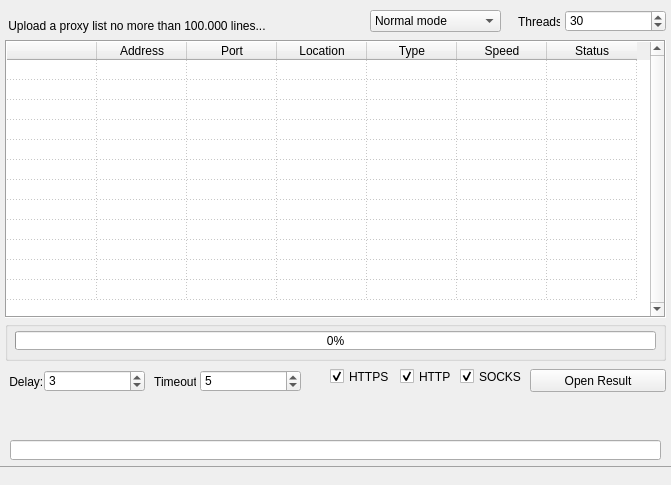
<?xml version="1.0" encoding="UTF-8"?>
<ui version="4.0">
 <class>MainWindow</class>
 <widget class="QMainWindow" name="MainWindow">
  <property name="geometry">
   <rect>
    <x>0</x>
    <y>0</y>
    <width>671</width>
    <height>485</height>
   </rect>
  </property>
  <property name="windowTitle">
   <string>Proxy Ranger</string>
  </property>
  <property name="windowIcon">
   <iconset resource="resourse.qrc">
    <normaloff>:/img/logo.ico</normaloff>:/img/logo.ico</iconset>
  </property>
  <property name="iconSize">
   <size>
    <width>32</width>
    <height>32</height>
   </size>
  </property>
  <property name="dockOptions">
   <set>QMainWindow::AllowTabbedDocks|QMainWindow::AnimatedDocks</set>
  </property>
  <widget class="QWidget" name="centralwidget">
   <widget class="QTableWidget" name="tableWidget">
    <property name="geometry">
     <rect>
      <x>5</x>
      <y>40</y>
      <width>661</width>
      <height>278</height>
     </rect>
    </property>
    <property name="sizePolicy">
     <sizepolicy hsizetype="Fixed" vsizetype="Expanding">
      <horstretch>0</horstretch>
      <verstretch>0</verstretch>
     </sizepolicy>
    </property>
    <property name="tabletTracking">
     <bool>false</bool>
    </property>
    <property name="focusPolicy">
     <enum>Qt::NoFocus</enum>
    </property>
    <property name="acceptDrops">
     <bool>false</bool>
    </property>
    <property name="frameShape">
     <enum>QFrame::Box</enum>
    </property>
    <property name="verticalScrollBarPolicy">
     <enum>Qt::ScrollBarAlwaysOn</enum>
    </property>
    <property name="horizontalScrollBarPolicy">
     <enum>Qt::ScrollBarAlwaysOff</enum>
    </property>
    <property name="sizeAdjustPolicy">
     <enum>QAbstractScrollArea::AdjustToContents</enum>
    </property>
    <property name="autoScroll">
     <bool>true</bool>
    </property>
    <property name="editTriggers">
     <set>QAbstractItemView::AnyKeyPressed|QAbstractItemView::CurrentChanged|QAbstractItemView::DoubleClicked|QAbstractItemView::EditKeyPressed</set>
    </property>
    <property name="verticalScrollMode">
     <enum>QAbstractItemView::ScrollPerPixel</enum>
    </property>
    <property name="horizontalScrollMode">
     <enum>QAbstractItemView::ScrollPerPixel</enum>
    </property>
    <property name="showGrid">
     <bool>true</bool>
    </property>
    <property name="gridStyle">
     <enum>Qt::DotLine</enum>
    </property>
    <property name="sortingEnabled">
     <bool>false</bool>
    </property>
    <property name="wordWrap">
     <bool>false</bool>
    </property>
    <attribute name="horizontalHeaderVisible">
     <bool>true</bool>
    </attribute>
    <attribute name="horizontalHeaderCascadingSectionResizes">
     <bool>false</bool>
    </attribute>
    <attribute name="horizontalHeaderDefaultSectionSize">
     <number>90</number>
    </attribute>
    <attribute name="horizontalHeaderHighlightSections">
     <bool>false</bool>
    </attribute>
    <attribute name="horizontalHeaderShowSortIndicator" stdset="0">
     <bool>false</bool>
    </attribute>
    <attribute name="horizontalHeaderStretchLastSection">
     <bool>false</bool>
    </attribute>
    <attribute name="verticalHeaderVisible">
     <bool>false</bool>
    </attribute>
    <attribute name="verticalHeaderCascadingSectionResizes">
     <bool>false</bool>
    </attribute>
    <attribute name="verticalHeaderMinimumSectionSize">
     <number>20</number>
    </attribute>
    <attribute name="verticalHeaderDefaultSectionSize">
     <number>20</number>
    </attribute>
    <attribute name="verticalHeaderShowSortIndicator" stdset="0">
     <bool>false</bool>
    </attribute>
    <row>
     <property name="text">
      <string>1</string>
     </property>
    </row>
    <row>
     <property name="text">
      <string>2</string>
     </property>
    </row>
    <row>
     <property name="text">
      <string>3</string>
     </property>
    </row>
    <row>
     <property name="text">
      <string>4</string>
     </property>
    </row>
    <row>
     <property name="text">
      <string>5</string>
     </property>
    </row>
    <row>
     <property name="text">
      <string>6</string>
     </property>
    </row>
    <row>
     <property name="text">
      <string>7</string>
     </property>
    </row>
    <row>
     <property name="text">
      <string>8</string>
     </property>
    </row>
    <row>
     <property name="text">
      <string>9</string>
     </property>
    </row>
    <row>
     <property name="text">
      <string>10</string>
     </property>
    </row>
    <row>
     <property name="text">
      <string>11</string>
     </property>
    </row>
    <row>
     <property name="text">
      <string>12</string>
     </property>
    </row>
    <column>
     <property name="text">
      <string/>
     </property>
    </column>
    <column>
     <property name="text">
      <string>Address</string>
     </property>
    </column>
    <column>
     <property name="text">
      <string>Port</string>
     </property>
    </column>
    <column>
     <property name="text">
      <string>Location</string>
     </property>
    </column>
    <column>
     <property name="text">
      <string>Type</string>
     </property>
    </column>
    <column>
     <property name="text">
      <string>Speed</string>
     </property>
    </column>
    <column>
     <property name="text">
      <string>Status</string>
     </property>
    </column>
    <item row="0" column="1">
     <property name="text">
      <string/>
     </property>
    </item>
    <item row="0" column="2">
     <property name="text">
      <string/>
     </property>
    </item>
    <item row="1" column="1">
     <property name="text">
      <string/>
     </property>
    </item>
    <item row="2" column="1">
     <property name="text">
      <string/>
     </property>
    </item>
   </widget>
   <widget class="QLabel" name="label_04">
    <property name="geometry">
     <rect>
      <x>260</x>
      <y>509</y>
      <width>91</width>
      <height>20</height>
     </rect>
    </property>
    <property name="styleSheet">
     <string notr="true">border:none;
margin-right:3px;
margin-left:2px;</string>
    </property>
    <property name="lineWidth">
     <number>1</number>
    </property>
    <property name="text">
     <string>Проверено:</string>
    </property>
   </widget>
   <widget class="QLabel" name="label_05">
    <property name="geometry">
     <rect>
      <x>330</x>
      <y>509</y>
      <width>91</width>
      <height>20</height>
     </rect>
    </property>
    <property name="styleSheet">
     <string notr="true">border:none;
margin-right:3px;
margin-left:2px;</string>
    </property>
    <property name="text">
     <string>0</string>
    </property>
   </widget>
   <widget class="QLabel" name="label_07">
    <property name="geometry">
     <rect>
      <x>190</x>
      <y>509</y>
      <width>91</width>
      <height>20</height>
     </rect>
    </property>
    <property name="styleSheet">
     <string notr="true">border:none;
margin-right:3px;
margin-left:2px;</string>
    </property>
    <property name="lineWidth">
     <number>1</number>
    </property>
    <property name="text">
     <string>0</string>
    </property>
   </widget>
   <widget class="QLabel" name="label_08">
    <property name="geometry">
     <rect>
      <x>120</x>
      <y>509</y>
      <width>91</width>
      <height>20</height>
     </rect>
    </property>
    <property name="styleSheet">
     <string notr="true">border:none;
margin-right:3px;
margin-left:2px;</string>
    </property>
    <property name="lineWidth">
     <number>1</number>
    </property>
    <property name="text">
     <string>Загружено:</string>
    </property>
   </widget>
   <widget class="QLabel" name="label_09">
    <property name="geometry">
     <rect>
      <x>610</x>
      <y>509</y>
      <width>91</width>
      <height>20</height>
     </rect>
    </property>
    <property name="styleSheet">
     <string notr="true">border:none;
margin-right:3px;
margin-left:2px;</string>
    </property>
    <property name="text">
     <string>0</string>
    </property>
   </widget>
   <widget class="QLabel" name="label_10">
    <property name="geometry">
     <rect>
      <x>400</x>
      <y>509</y>
      <width>91</width>
      <height>20</height>
     </rect>
    </property>
    <property name="styleSheet">
     <string notr="true">border:none;
margin-right:3px;
margin-left:2px;</string>
    </property>
    <property name="lineWidth">
     <number>1</number>
    </property>
    <property name="text">
     <string>Рабочие:</string>
    </property>
   </widget>
   <widget class="QLabel" name="label_11">
    <property name="geometry">
     <rect>
      <x>470</x>
      <y>509</y>
      <width>91</width>
      <height>20</height>
     </rect>
    </property>
    <property name="styleSheet">
     <string notr="true">border:none;
margin-right:3px;
margin-left:2px;</string>
    </property>
    <property name="lineWidth">
     <number>1</number>
    </property>
    <property name="text">
     <string>0</string>
    </property>
   </widget>
   <widget class="QLabel" name="label_12">
    <property name="geometry">
     <rect>
      <x>540</x>
      <y>509</y>
      <width>91</width>
      <height>20</height>
     </rect>
    </property>
    <property name="styleSheet">
     <string notr="true">border:none;
margin-right:3px;
margin-left:2px;</string>
    </property>
    <property name="lineWidth">
     <number>1</number>
    </property>
    <property name="text">
     <string>Осталось:</string>
    </property>
   </widget>
   <widget class="QGroupBox" name="groupBox">
    <property name="geometry">
     <rect>
      <x>5</x>
      <y>321</y>
      <width>661</width>
      <height>40</height>
     </rect>
    </property>
    <property name="title">
     <string/>
    </property>
    <property name="flat">
     <bool>false</bool>
    </property>
    <property name="checkable">
     <bool>false</bool>
    </property>
    <widget class="QProgressBar" name="progressBar">
     <property name="geometry">
      <rect>
       <x>10</x>
       <y>10</y>
       <width>641</width>
       <height>19</height>
      </rect>
     </property>
     <property name="value">
      <number>0</number>
     </property>
    </widget>
   </widget>
   <widget class="QSpinBox" name="spinBox">
    <property name="enabled">
     <bool>true</bool>
    </property>
    <property name="geometry">
     <rect>
      <x>565</x>
      <y>10</y>
      <width>101</width>
      <height>22</height>
     </rect>
    </property>
    <property name="wrapping">
     <bool>false</bool>
    </property>
    <property name="frame">
     <bool>true</bool>
    </property>
    <property name="readOnly">
     <bool>false</bool>
    </property>
    <property name="minimum">
     <number>5</number>
    </property>
    <property name="maximum">
     <number>65</number>
    </property>
    <property name="singleStep">
     <number>5</number>
    </property>
    <property name="value">
     <number>30</number>
    </property>
   </widget>
   <widget class="QLabel" name="label_4">
    <property name="geometry">
     <rect>
      <x>515</x>
      <y>10</y>
      <width>45</width>
      <height>23</height>
     </rect>
    </property>
    <property name="text">
     <string> Threads:</string>
    </property>
   </widget>
   <widget class="QComboBox" name="comboBox">
    <property name="geometry">
     <rect>
      <x>370</x>
      <y>10</y>
      <width>131</width>
      <height>22</height>
     </rect>
    </property>
    <property name="frame">
     <bool>true</bool>
    </property>
    <item>
     <property name="text">
      <string>Normal mode</string>
     </property>
    </item>
    <item>
     <property name="text">
      <string>Fast mode</string>
     </property>
    </item>
   </widget>
   <widget class="QLineEdit" name="lineEdit">
    <property name="geometry">
     <rect>
      <x>10</x>
      <y>440</y>
      <width>651</width>
      <height>20</height>
     </rect>
    </property>
    <property name="inputMethodHints">
     <set>Qt::ImhNone</set>
    </property>
   </widget>
   <widget class="QLabel" name="label_5">
    <property name="geometry">
     <rect>
      <x>6</x>
      <y>370</y>
      <width>45</width>
      <height>23</height>
     </rect>
    </property>
    <property name="text">
     <string> Delay:</string>
    </property>
   </widget>
   <widget class="QSpinBox" name="spinBox_2">
    <property name="enabled">
     <bool>true</bool>
    </property>
    <property name="geometry">
     <rect>
      <x>44</x>
      <y>370</y>
      <width>101</width>
      <height>22</height>
     </rect>
    </property>
    <property name="wrapping">
     <bool>false</bool>
    </property>
    <property name="frame">
     <bool>true</bool>
    </property>
    <property name="readOnly">
     <bool>false</bool>
    </property>
    <property name="minimum">
     <number>1</number>
    </property>
    <property name="maximum">
     <number>10</number>
    </property>
    <property name="value">
     <number>3</number>
    </property>
   </widget>
   <widget class="QLabel" name="label_6">
    <property name="geometry">
     <rect>
      <x>151</x>
      <y>370</y>
      <width>45</width>
      <height>23</height>
     </rect>
    </property>
    <property name="text">
     <string> Timeout:</string>
    </property>
   </widget>
   <widget class="QSpinBox" name="spinBox_3">
    <property name="enabled">
     <bool>true</bool>
    </property>
    <property name="geometry">
     <rect>
      <x>200</x>
      <y>370</y>
      <width>101</width>
      <height>22</height>
     </rect>
    </property>
    <property name="wrapping">
     <bool>false</bool>
    </property>
    <property name="frame">
     <bool>true</bool>
    </property>
    <property name="readOnly">
     <bool>false</bool>
    </property>
    <property name="minimum">
     <number>3</number>
    </property>
    <property name="maximum">
     <number>25</number>
    </property>
    <property name="value">
     <number>5</number>
    </property>
   </widget>
   <widget class="QLabel" name="label">
    <property name="geometry">
     <rect>
      <x>5</x>
      <y>18</y>
      <width>351</width>
      <height>16</height>
     </rect>
    </property>
    <property name="text">
     <string> Upload a proxy list no more than 100.000 lines...</string>
    </property>
   </widget>
   <widget class="QCheckBox" name="checkBox">
    <property name="geometry">
     <rect>
      <x>330</x>
      <y>368</y>
      <width>70</width>
      <height>17</height>
     </rect>
    </property>
    <property name="text">
     <string>HTTPS</string>
    </property>
    <property name="checked">
     <bool>true</bool>
    </property>
   </widget>
   <widget class="QCheckBox" name="checkBox_2">
    <property name="geometry">
     <rect>
      <x>400</x>
      <y>368</y>
      <width>70</width>
      <height>17</height>
     </rect>
    </property>
    <property name="text">
     <string>HTTP</string>
    </property>
    <property name="checked">
     <bool>true</bool>
    </property>
   </widget>
   <widget class="QCheckBox" name="checkBox_3">
    <property name="geometry">
     <rect>
      <x>460</x>
      <y>368</y>
      <width>70</width>
      <height>17</height>
     </rect>
    </property>
    <property name="text">
     <string>SOCKS</string>
    </property>
    <property name="checked">
     <bool>true</bool>
    </property>
   </widget>
   <widget class="QPushButton" name="pushButton">
    <property name="geometry">
     <rect>
      <x>530</x>
      <y>369</y>
      <width>136</width>
      <height>23</height>
     </rect>
    </property>
    <property name="text">
     <string>Open Result</string>
    </property>
   </widget>
   <zorder>groupBox</zorder>
   <zorder>tableWidget</zorder>
   <zorder>label_04</zorder>
   <zorder>label_05</zorder>
   <zorder>label_07</zorder>
   <zorder>label_08</zorder>
   <zorder>label_09</zorder>
   <zorder>label_10</zorder>
   <zorder>label_11</zorder>
   <zorder>label_12</zorder>
   <zorder>spinBox</zorder>
   <zorder>label_4</zorder>
   <zorder>comboBox</zorder>
   <zorder>lineEdit</zorder>
   <zorder>label_5</zorder>
   <zorder>spinBox_2</zorder>
   <zorder>label_6</zorder>
   <zorder>spinBox_3</zorder>
   <zorder>label</zorder>
   <zorder>checkBox</zorder>
   <zorder>checkBox_2</zorder>
   <zorder>checkBox_3</zorder>
   <zorder>pushButton</zorder>
  </widget>
  <widget class="QStatusBar" name="statusbar">
   <property name="styleSheet">
    <string notr="true">border-top: 1px solid rgb(162, 162, 162);</string>
   </property>
   <property name="sizeGripEnabled">
    <bool>false</bool>
   </property>
  </widget>
  <widget class="QMenuBar" name="menuBar">
   <property name="geometry">
    <rect>
     <x>0</x>
     <y>0</y>
     <width>671</width>
     <height>21</height>
    </rect>
   </property>
  </widget>
 </widget>
 <resources>
  <include location="resourse.qrc"/>
 </resources>
 <connections/>
</ui>
